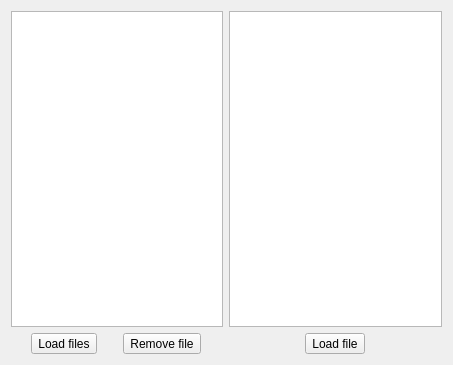
<?xml version="1.0" encoding="UTF-8"?>
<ui version="4.0">
 <class>SamplesViewer</class>
 <widget class="QDialog" name="SamplesViewer">
  <property name="geometry">
   <rect>
    <x>0</x>
    <y>0</y>
    <width>453</width>
    <height>365</height>
   </rect>
  </property>
  <property name="windowTitle">
   <string>SamplesViewer</string>
  </property>
  <layout class="QVBoxLayout" name="verticalLayout">
   <item>
    <layout class="QHBoxLayout" name="horizontalLayout_2">
     <item>
      <layout class="QVBoxLayout" name="verticalLayout_3">
       <item>
        <widget class="QListView" name="listView"/>
       </item>
       <item>
        <layout class="QHBoxLayout" name="horizontalLayout">
         <item>
          <widget class="QToolButton" name="loadFiles">
           <property name="text">
            <string>Load files</string>
           </property>
          </widget>
         </item>
         <item>
          <widget class="QToolButton" name="removeFile">
           <property name="text">
            <string>Remove file</string>
           </property>
          </widget>
         </item>
        </layout>
       </item>
      </layout>
     </item>
     <item>
      <layout class="QVBoxLayout" name="verticalLayout_2">
       <item>
        <widget class="QTextEdit" name="samples"/>
       </item>
       <item>
        <layout class="QHBoxLayout" name="horizontalLayout_3">
         <item>
          <widget class="QToolButton" name="loadFile">
           <property name="text">
            <string>Load file</string>
           </property>
          </widget>
         </item>
        </layout>
       </item>
      </layout>
     </item>
    </layout>
   </item>
  </layout>
 </widget>
 <resources/>
 <connections/>
</ui>
